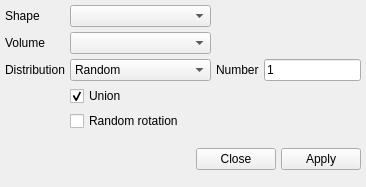
<?xml version="1.0" encoding="UTF-8"?>
<ui version="4.0">
 <class>Form</class>
 <widget class="QWidget" name="Form">
  <property name="geometry">
   <rect>
    <x>0</x>
    <y>0</y>
    <width>366</width>
    <height>187</height>
   </rect>
  </property>
  <property name="windowTitle">
   <string>Form</string>
  </property>
  <layout class="QGridLayout" name="gridLayout">
   <property name="leftMargin">
    <number>5</number>
   </property>
   <property name="topMargin">
    <number>5</number>
   </property>
   <property name="rightMargin">
    <number>5</number>
   </property>
   <property name="bottomMargin">
    <number>5</number>
   </property>
   <property name="spacing">
    <number>5</number>
   </property>
   <item row="2" column="3">
    <widget class="LineEdit" name="lineedit_number">
     <property name="text">
      <string>1</string>
     </property>
    </widget>
   </item>
   <item row="0" column="0">
    <widget class="QLabel" name="label">
     <property name="text">
      <string>Shape</string>
     </property>
    </widget>
   </item>
   <item row="0" column="1">
    <widget class="QComboBox" name="combobox_shape"/>
   </item>
   <item row="1" column="0">
    <widget class="QLabel" name="label_3">
     <property name="text">
      <string>Volume</string>
     </property>
    </widget>
   </item>
   <item row="1" column="1">
    <widget class="QComboBox" name="combobox_volume"/>
   </item>
   <item row="2" column="0">
    <widget class="QLabel" name="label_4">
     <property name="text">
      <string>Distribution</string>
     </property>
    </widget>
   </item>
   <item row="2" column="1">
    <widget class="QComboBox" name="combobox_distribution">
     <item>
      <property name="text">
       <string>Random</string>
      </property>
     </item>
     <item>
      <property name="text">
       <string>Cubic</string>
      </property>
     </item>
     <item>
      <property name="text">
       <string>Body centered cubic</string>
      </property>
     </item>
    </widget>
   </item>
   <item row="3" column="1">
    <widget class="QCheckBox" name="checkbox_union">
     <property name="text">
      <string>Union</string>
     </property>
     <property name="checked">
      <bool>true</bool>
     </property>
    </widget>
   </item>
   <item row="5" column="0" colspan="4">
    <widget class="QWidget" name="widget" native="true">
     <layout class="QHBoxLayout" name="horizontalLayout">
      <property name="spacing">
       <number>5</number>
      </property>
      <property name="leftMargin">
       <number>0</number>
      </property>
      <property name="topMargin">
       <number>0</number>
      </property>
      <property name="rightMargin">
       <number>0</number>
      </property>
      <property name="bottomMargin">
       <number>0</number>
      </property>
      <item>
       <spacer name="horizontalSpacer">
        <property name="orientation">
         <enum>Qt::Horizontal</enum>
        </property>
        <property name="sizeHint" stdset="0">
         <size>
          <width>40</width>
          <height>20</height>
         </size>
        </property>
       </spacer>
      </item>
      <item>
       <widget class="QPushButton" name="pushbutton_close">
        <property name="text">
         <string>Close</string>
        </property>
       </widget>
      </item>
      <item>
       <widget class="QPushButton" name="pushbutton_apply">
        <property name="text">
         <string>Apply</string>
        </property>
       </widget>
      </item>
     </layout>
    </widget>
   </item>
   <item row="2" column="2">
    <widget class="QLabel" name="label_numberspacing">
     <property name="text">
      <string>Number</string>
     </property>
    </widget>
   </item>
   <item row="4" column="1">
    <widget class="QCheckBox" name="checkbox_rotation">
     <property name="text">
      <string>Random rotation</string>
     </property>
    </widget>
   </item>
  </layout>
 </widget>
 <customwidgets>
  <customwidget>
   <class>LineEdit</class>
   <extends>QLineEdit</extends>
   <header>mfixgui.widgets.base</header>
  </customwidget>
 </customwidgets>
 <tabstops>
  <tabstop>combobox_shape</tabstop>
  <tabstop>combobox_volume</tabstop>
  <tabstop>combobox_distribution</tabstop>
  <tabstop>lineedit_number</tabstop>
  <tabstop>checkbox_union</tabstop>
  <tabstop>checkbox_rotation</tabstop>
  <tabstop>pushbutton_close</tabstop>
  <tabstop>pushbutton_apply</tabstop>
 </tabstops>
 <resources/>
 <connections/>
</ui>
